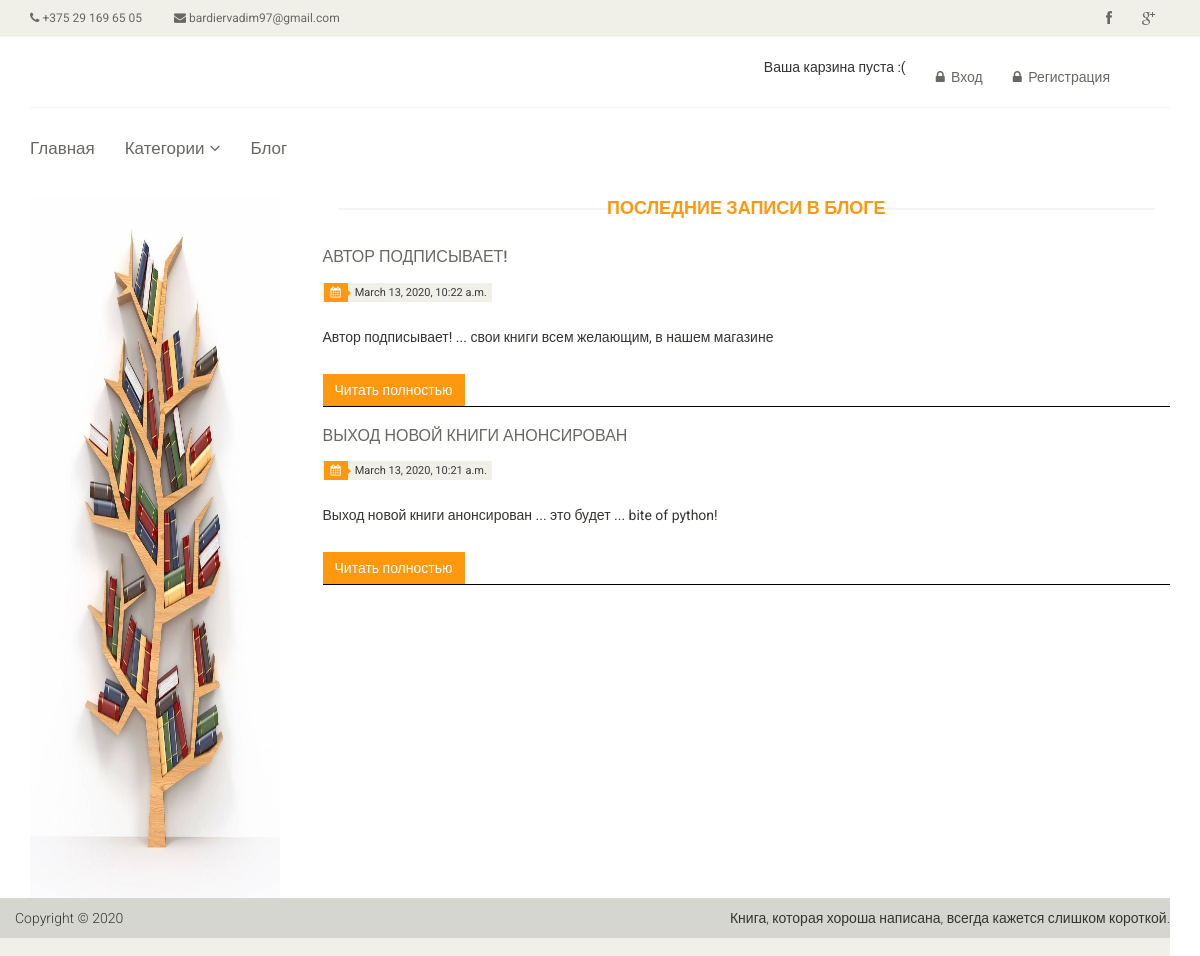
Screenshot of /blog/ with the database file from the repository.
### blog/models.py (models this page shows, shortened)
class Post(models.Model):
	title = models.CharField(max_length=225)
	text = models.TextField()
	reg_date = models.DateTimeField(auto_now=True)
	author = models.ForeignKey(User, on_delete=models.CASCADE, related_name='post', default='1')
	members = models.ManyToManyField(User, related_name='members', blank=True)
	class Meta:
		verbose_name = 'post'
		verbose_name_plural = 'posts'
		ordering = ['-reg_date']

### blog/views.py (the view)
# urls.py: path('', views.PostListView.as_view(), name='post_list'),
class PostListView(ListView):
	model = Post
	template_name = 'blog/blog_list.html'

### cart/cart.py (called while the page is built)
	def __len__(self):
		return sum(item['quantity'] for item in self.cart.values())

### cart/context_processors.py (called while the page is built)
def cart(request):
	return {'cart': Cart(request)}

### templates/blog/blog_list.html
{% extends 'books/base.html' %}
{% load static %}
{% block content %}
    <section>
        <div class="container">
            <div class="row">
                <div class="col-sm-3">
                    <div class="left-sidebar">
                        <img src="{% static '/images/shelf.jpg' %}" width="250px" height="700">
                    </div>
                </div>
                <div class="col-sm-9">
                    <div class="blog-post-area">
                        <h2 class="title text-center">Последние записи в блоге</h2>
                        {% for post in post_list %}
                            <div class="single-blog-post" style="border-bottom: solid 0.5px black">
                                <h3>{{ post.title }}</h3>
                                <div class="post-meta">
                                    <ul>
                                        <li><i class="fa fa-calendar"></i>{{ post.reg_date }}</li>
                                    </ul>
                                </div>
                                <p style="text-overflow: ellipsis;">{{ post.text }}</p>
                                <a class="btn btn-primary" href="{% url 'post_detail' post.id %}">Читать полностью</a>
                            </div>
                        {% endfor %}
                    </div>
                </div>
            </div>
        </div>
    </section>
{% endblock content %}

### static/css/main.css (style rules this page uses)
body { font-family: 'Roboto', sans-serif; background; position: relative; font-weight: 400px; padding-bottom: 58px; }
ul li { list-style: none; }
a { -webkit-transition: 300ms; -moz-transition: 300ms; -o-transition: 300ms; transition: 300ms; }
h1, h2, h3, h4, h5, h6 { font-family: 'Roboto', sans-serif; }
.left-sidebar h2:after, h2.title:after { content: " "; position: absolute; border: 1px solid #f5f5f5; bottom: 8px; left: 0; width: 100%; height: 0; z-index: -2; }
h2.title:before { content: " "; position: absolute; background: #fff; bottom: -6px; width: 220px; height: 30px; z-index: -1; left: 50%; margin-left: -110px; }
h2.title { color: #FE980F; font-family: 'Roboto', sans-serif; font-size: 18px; font-weight: 700; margin: 0 15px; text-transform: uppercase; margin-bottom: 30px; position: relative; }
.blog-post-area .single-blog-post h3 { color: #696763; font-size: 16px; font-family: 'Roboto', sans-serif; text-transform: uppercase; font-weight: 500; margin-bottom: 17px; }
.blog-post-area .single-blog-post p { color: #363432 }
.blog-post-area .post-meta { display: block; margin-bottom: 25px; overflow: hidden; }
.blog-post-area .post-meta ul { padding: 0; display: inline; }
.blog-post-area .post-meta ul li { background: #F0F0E9; float: left; margin-right: 10px; padding: 0 5px; font-size: 11px; color: #393b3b; position: relative; }
.blog-post-area .post-meta ul li i { background: #FE980F; color: #FFFFFF; margin-left: -4px; margin-right: 7px; padding: 4px 7px; }
.sinlge-post-meta li i:after, .blog-post-area .post-meta ul li i:after { content: ""; position: absolute; width: auto; height: auto; border-color: transparent transparent transparent #FE980F; border-width: 4px; border-style: solid; top: 6px; left: 24px }
.blog-post-area .single-blog-post .btn-primary { background: #FE980F; border: medium none; border-radius: 0; color: #FFFFFF; margin-top: 17px; }
.btn.btn-primary { background: #FE980F; border: 0 none; border-radius: 0; margin-top: 16px; }

### rows the page displays
Post: title "АВТОР ПОДПИСЫВАЕТ!", reg_date "March 13, 2020, 10:22 a.m.", text "Автор подписывает! ... свои книги всем желающим, в нашем магазине"
Post: title "ВЫХОД НОВОЙ КНИГИ АНОНСИРОВАН", reg_date "March 13, 2020, 10:21 a.m.", text "Выход новой книги анонсирован ... это будет ... bite of python!"
